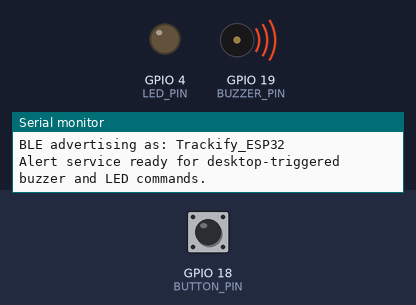
A sketch run on a simulated ESP32. Shown: output pins drawn as LEDs (lit = HIGH), buzzer (waves = sounding, pin HIGH), the last lines printed to the serial monitor. Inputs (shaded band) come from the test bench; at power-on: GPIO 18 (BUTTON_PIN) HIGH. Nothing arrives over Bluetooth unless stated; a phone connects over Bluetooth LE 3 s after start.

Above: at 0.1 s.
At 1.9 s:
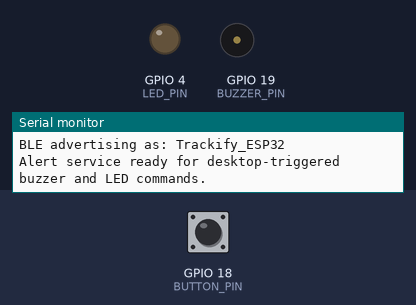
2.0 s: GPIO 18 (BUTTON_PIN) pulled LOW for 0.15 s
At 2.16 s:
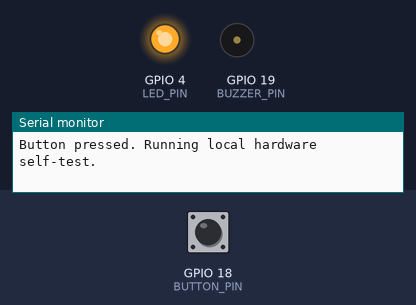
Timing chart, 0 to 11.0 s (numbered marks = the images above; inputs shaded):
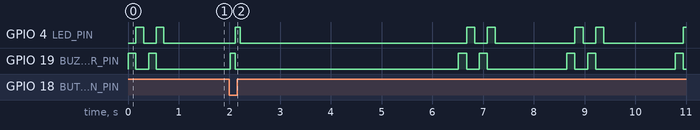

The sketch:

trackify_esp32_ble.ino
```cpp
#include <BLEAdvertising.h>
#include <BLECharacteristic.h>
#include <BLEDevice.h>
#include <BLEServer.h>
#include <BLEUtils.h>

#define BUZZER_PIN 19
#define BUTTON_PIN 18
#define LED_PIN 4

const char* DEVICE_NAME = "Trackify_ESP32";
const char* ALERT_SERVICE_UUID = "9d3f0001-7b31-4f8e-9b6f-76d53d2a1001";
const char* ALERT_CHAR_UUID = "9d3f0001-7b31-4f8e-9b6f-76d53d2a1002";

const uint8_t ALERT_CLEAR = 0;
const uint8_t ALERT_FAR = 1;
const uint8_t ALERT_LOST = 2;

const unsigned long ALERT_REPEAT_MS = 1400;
const unsigned long HEARTBEAT_TIMEOUT_MS = 3500;
const unsigned long BUTTON_DEBOUNCE_MS = 250;

BLEAdvertising* advertising = nullptr;
BLECharacteristic* alertCharacteristic = nullptr;

bool clientConnected = false;
bool hadClientConnection = false;
bool buttonLatch = false;
uint8_t alertState = ALERT_CLEAR;
unsigned long lastAlertAt = 0;
unsigned long lastCommandAt = 0;
unsigned long lastButtonAt = 0;

void setOutputsIdle() {
  digitalWrite(BUZZER_PIN, LOW);
  digitalWrite(LED_PIN, LOW);
}

void beep(int durationMs) {
  digitalWrite(BUZZER_PIN, HIGH);
  delay(durationMs);
  digitalWrite(BUZZER_PIN, LOW);
}

void flashLED(int durationMs) {
  digitalWrite(LED_PIN, HIGH);
  delay(durationMs);
  digitalWrite(LED_PIN, LOW);
}

void runFarAlertPattern() {
  beep(90);
  flashLED(90);
}

void runLostAlertPattern() {
  beep(160);
  flashLED(160);
  delay(90);
  beep(160);
  flashLED(160);
}

class TrackifyServerCallbacks : public BLEServerCallbacks {
  void onConnect(BLEServer* server) override {
    clientConnected = true;
    hadClientConnection = true;
    alertState = ALERT_CLEAR;
    lastCommandAt = millis();
    setOutputsIdle();

    if (advertising != nullptr) {
      BLEDevice::startAdvertising();
    }

    Serial.println("Desktop application connected to Trackify.");
  }

  void onDisconnect(BLEServer* server) override {
    clientConnected = false;
    if (hadClientConnection) {
      alertState = ALERT_LOST;
      lastAlertAt = 0;
      Serial.println("Desktop application disconnected. Lost alert armed.");
    }

    if (advertising != nullptr) {
      BLEDevice::startAdvertising();
    }
  }
};

class AlertCharacteristicCallbacks : public BLECharacteristicCallbacks {
  void onWrite(BLECharacteristic* characteristic) override {
    String value = characteristic->getValue();
    if (value.length() == 0) {
      return;
    }

    uint8_t command = static_cast<uint8_t>(value[0]);
    if (command > ALERT_LOST) {
      return;
    }

    alertState = command;
    lastCommandAt = millis();
    lastAlertAt = 0;

    if (alertState == ALERT_CLEAR) {
      setOutputsIdle();
      Serial.println("Hardware alert cleared by desktop application.");
    } else if (alertState == ALERT_FAR) {
      Serial.println("Far alert received from desktop application.");
    } else {
      Serial.println("Lost alert received from desktop application.");
    }
  }
};

void setup() {
  Serial.begin(115200);

  pinMode(BUZZER_PIN, OUTPUT);
  pinMode(BUTTON_PIN, INPUT_PULLUP);
  pinMode(LED_PIN, OUTPUT);
  setOutputsIdle();

  BLEDevice::init(DEVICE_NAME);

  BLEServer* server = BLEDevice::createServer();
  server->setCallbacks(new TrackifyServerCallbacks());

  BLEService* alertService = server->createService(ALERT_SERVICE_UUID);
  alertCharacteristic = alertService->createCharacteristic(
    ALERT_CHAR_UUID,
    BLECharacteristic::PROPERTY_READ |
      BLECharacteristic::PROPERTY_WRITE |
      BLECharacteristic::PROPERTY_WRITE_NR
  );
  alertCharacteristic->setCallbacks(new AlertCharacteristicCallbacks());
  alertCharacteristic->setValue(&alertState, 1);
  alertService->start();

  advertising = BLEDevice::getAdvertising();
  advertising->addServiceUUID(ALERT_SERVICE_UUID);

  BLEAdvertisementData advertisementData;
  advertisementData.setFlags(0x06);
  advertising->setAdvertisementData(advertisementData);

  BLEAdvertisementData scanResponseData;
  scanResponseData.setName(DEVICE_NAME);
  advertising->setScanResponseData(scanResponseData);
  advertising->setScanResponse(true);

  BLEDevice::startAdvertising();

  Serial.println("Trackify ESP32 started.");
  Serial.println("BLE advertising as: Trackify_ESP32");
  Serial.println("Alert service ready for desktop-triggered buzzer and LED commands.");

  beep(150);
  flashLED(150);
  delay(100);
  beep(150);
  flashLED(150);
}

void handleButtonSelfTest() {
  bool buttonPressed = digitalRead(BUTTON_PIN) == LOW;
  unsigned long now = millis();

  if (buttonPressed && !buttonLatch && (now - lastButtonAt) >= BUTTON_DEBOUNCE_MS) {
    Serial.println("Button pressed. Running local hardware self-test.");
    beep(100);
    flashLED(100);
    lastButtonAt = now;
  }

  buttonLatch = buttonPressed;
}

void handleHeartbeatTimeout() {
  if (!clientConnected || !hadClientConnection) {
    return;
  }

  unsigned long now = millis();
  if ((now - lastCommandAt) >= HEARTBEAT_TIMEOUT_MS) {
    alertState = ALERT_LOST;
    lastAlertAt = 0;
    clientConnected = false;
    Serial.println("Heartbeat timeout detected. Lost alert armed.");
  }
}

void handleAlertOutputs() {
  if (alertState == ALERT_CLEAR) {
    setOutputsIdle();
    return;
  }

  unsigned long now = millis();
  if ((now - lastAlertAt) < ALERT_REPEAT_MS) {
    return;
  }

  if (alertState == ALERT_FAR) {
    runFarAlertPattern();
  } else {
    runLostAlertPattern();
  }

  lastAlertAt = millis();
}

void loop() {
  handleButtonSelfTest();
  handleHeartbeatTimeout();
  handleAlertOutputs();
  delay(20);
}
```
